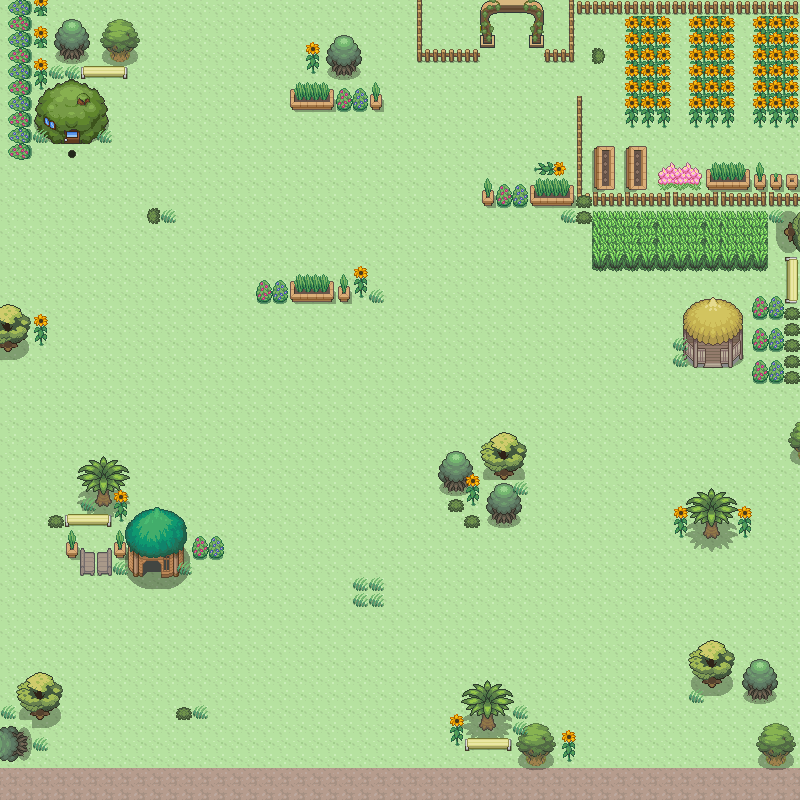

Tiled map render using the project's own tile images. Description and the map definition, with tile-layer contents summarised, below:
An orthogonal 50x50 tile map with 16x16 px tiles, 5 tile layers (tile, obstacles_3, obstacles_2, obstacles_1, ...).

<map version="1.0" orientation="orthogonal" width="50" height="50" tilewidth="16" tileheight="16">
 <tileset firstgid="1" name="tileset2" tilewidth="16" tileheight="16">
  <image source="tileset/tileset2.png" trans="ff00ff" width="2048" height="2048" />
  <tile id="204">
   <properties>
    <property name="collision" value="" />
   </properties>
  </tile>
  <tile id="205">
   <properties>
    <property name="collision" value="" />
   </properties>
  </tile>
  <tile id="206">
   <properties>
    <property name="collision" value="" />
   </properties>
  </tile>
  <tile id="333">
   <properties>
    <property name="collision" value="" />
   </properties>
  </tile>
  <tile id="1299">
   <properties>
    <property name="collision" value="" />
   </properties>
  </tile>
  <tile id="1300">
   <properties>
    <property name="collision" value="" />
   </properties>
  </tile>
  <tile id="1301">
   <properties>
    <property name="collision" value="" />
   </properties>
  </tile>
  <tile id="1315">
   <properties>
    <property name="collision" value="" />
   </properties>
  </tile>
  <tile id="1316">
   <properties>
    <property name="collision" value="" />
   </properties>
  </tile>
  <tile id="1317">
   <properties>
    <property name="collision" value="" />
   </properties>
  </tile>
  <tile id="1325">
   <properties>
    <property name="collision" value="" />
   </properties>
  </tile>
  <tile id="1326">
   <properties>
    <property name="collision" value="" />
   </properties>
  </tile>
  <tile id="1327">
   <properties>
    <property name="collision" value="" />
   </properties>
  </tile>
  <tile id="1427">
   <properties>
    <property name="collision" value="" />
   </properties>
  </tile>
  <tile id="1428">
   <properties>
    <property name="collision" value="" />
   </properties>
  </tile>
  <tile id="1429">
   <properties>
    <property name="collision" value="" />
   </properties>
  </tile>
  <tile id="1444">
   <properties>
    <property name="collision" value="" />
   </properties>
  </tile>
  <tile id="1455">
   <properties>
    <property name="collision" value="" />
   </properties>
  </tile>
  <tile id="1582">
   <properties>
    <property name="collision" value="" />
   </properties>
  </tile>
  <tile id="2576">
   <properties>
    <property name="collision" value="" />
   </properties>
  </tile>
  <tile id="2577">
   <properties>
    <property name="collision" value="" />
   </properties>
  </tile>
  <tile id="2578">
   <properties>
    <property name="collision" value="" />
   </properties>
  </tile>
  <tile id="2704">
   <properties>
    <property name="collision" value="" />
   </properties>
  </tile>
  <tile id="2706">
   <properties>
    <property name="collision" value="" />
   </properties>
  </tile>
  <tile id="2832">
   <properties>
    <property name="collision" value="" />
   </properties>
  </tile>
  <tile id="2834">
   <properties>
    <property name="collision" value="" />
   </properties>
  </tile>
  <tile id="2960">
   <properties>
    <property name="collision" value="" />
   </properties>
  </tile>
  <tile id="2961">
   <properties>
    <property name="collision" value="" />
   </properties>
  </tile>
  <tile id="2962">
   <properties>
    <property name="collision" value="" />
   </properties>
  </tile>
  <tile id="5842">
   <properties>
    <property name="collision" value="" />
   </properties>
  </tile>
  <tile id="5843">
   <properties>
    <property name="collision" value="" />
   </properties>
  </tile>
  <tile id="5973">
   <properties>
    <property name="collision" value="" />
   </properties>
  </tile>
  <tile id="6098">
   <properties>
    <property name="collision" value="" />
   </properties>
  </tile>
  <tile id="6099">
   <properties>
    <property name="collision" value="" />
   </properties>
  </tile>
  <tile id="6100">
   <properties>
    <property name="collision" value="" />
   </properties>
  </tile>
  <tile id="6101">
   <properties>
    <property name="collision" value="" />
   </properties>
  </tile>
  <tile id="6414">
   <properties>
    <property name="collision" value="" />
   </properties>
  </tile>
  <tile id="6491">
   <properties>
    <property name="collision" value="" />
   </properties>
  </tile>
  <tile id="6873">
   <properties>
    <property name="collision" value="" />
   </properties>
  </tile>
  <tile id="6874">
   <properties>
    <property name="collision" value="" />
   </properties>
  </tile>
  <tile id="6875">
   <properties>
    <property name="collision" value="" />
   </properties>
  </tile>
  <tile id="8129">
   <properties>
    <property name="collision" value="" />
   </properties>
  </tile>
  <tile id="8130">
   <properties>
    <property name="cpoint" value="map4_2" />
   </properties>
  </tile>
  <tile id="8131">
   <properties>
    <property name="cpoint" value="map4_2" />
   </properties>
  </tile>
  <tile id="8257">
   <properties>
    <property name="collision" value="" />
   </properties>
  </tile>
  <tile id="8258">
   <properties>
    <property name="" value="" />
   </properties>
  </tile>
  <tile id="8259">
   <properties>
    <property name="" value="" />
   </properties>
  </tile>
  <tile id="8385">
   <properties>
    <property name="collision" value="" />
   </properties>
  </tile>
  <tile id="8397">
   <properties>
    <property name="collision" value="" />
   </properties>
  </tile>
  <tile id="8398">
   <properties>
    <property name="collision" value="" />
   </properties>
  </tile>
  <tile id="8406">
   <properties>
    <property name="collision" value="" />
   </properties>
  </tile>
  <tile id="8407">
   <properties>
    <property name="collision" value="" />
   </properties>
  </tile>
  <tile id="8522">
   <properties>
    <property name="collision" value="" />
   </properties>
  </tile>
  <tile id="8534">
   <properties>
    <property name="collision" value="" />
   </properties>
  </tile>
  <tile id="8535">
   <properties>
    <property name="collision" value="" />
   </properties>
  </tile>
  <tile id="8650">
   <properties>
    <property name="collision" value="" />
   </properties>
  </tile>
  <tile id="8651">
   <properties>
    <property name="collision" value="" />
   </properties>
  </tile>
  <tile id="8652">
   <properties>
    <property name="collision" value="" />
   </properties>
  </tile>
  <tile id="8661">
   <properties>
    <property name="collision" value="" />
   </properties>
  </tile>
  <tile id="8662">
   <properties>
    <property name="collision" value="" />
   </properties>
  </tile>
  <tile id="8663">
   <properties>
    <property name="collision" value="" />
   </properties>
  </tile>
  <tile id="8667">
   <properties>
    <property name="collision" value="" />
   </properties>
  </tile>
  <tile id="8668">
   <properties>
    <property name="collision" value="" />
   </properties>
  </tile>
  <tile id="8784">
   <properties>
    <property name="collision" value="" />
   </properties>
  </tile>
  <tile id="8785">
   <properties>
    <property name="collision" value="" />
   </properties>
  </tile>
  <tile id="8786">
   <properties>
    <property name="collision" value="" />
   </properties>
  </tile>
  <tile id="8789">
   <properties>
    <property name="collision" value="" />
   </properties>
  </tile>
  <tile id="8792">
   <properties>
    <property name="collision" value="" />
   </properties>
  </tile>
  <tile id="8794">
   <properties>
    <property name="collision" value="" />
   </properties>
  </tile>
  <tile id="8797">
   <properties>
    <property name="collision" value="" />
   </properties>
  </tile>
  <tile id="8911">
   <properties>
    <property name="collision" value="" />
   </properties>
  </tile>
  <tile id="8915">
   <properties>
    <property name="collision" value="" />
   </properties>
  </tile>
  <tile id="8916">
   <properties>
    <property name="collision" value="" />
   </properties>
  </tile>
  <tile id="8920">
   <properties>
    <property name="collision" value="" />
   </properties>
  </tile>
  <tile id="8922">
   <properties>
    <property name="collision" value="" />
   </properties>
  </tile>
  <tile id="8925">
   <properties>
    <property name="collision" value="" />
   </properties>
  </tile>
  <tile id="9039">
   <properties>
    <property name="collision" value="" />
   </properties>
  </tile>
  <tile id="9043">
   <properties>
    <property name="collision" value="" />
   </properties>
  </tile>
  <tile id="9044">
   <properties>
    <property name="collision" value="" />
   </properties>
  </tile>
  <tile id="9048">
   <properties>
    <property name="collision" value="" />
   </properties>
  </tile>
  <tile id="9050">
   <properties>
    <property name="collision" value="" />
   </properties>
  </tile>
  <tile id="9053">
   <properties>
    <property name="collision" value="" />
   </properties>
  </tile>
  <tile id="9168">
   <properties>
    <property name="collision" value="" />
   </properties>
  </tile>
  <tile id="9169">
   <properties>
    <property name="collision" value="" />
   </properties>
  </tile>
  <tile id="9170">
   <properties>
    <property name="collision" value="" />
   </properties>
  </tile>
  <tile id="9172">
   <properties>
    <property name="collision" value="" />
   </properties>
  </tile>
  <tile id="9173">
   <properties>
    <property name="collision" value="" />
   </properties>
  </tile>
  <tile id="9174">
   <properties>
    <property name="collision" value="" />
   </properties>
  </tile>
  <tile id="9175">
   <properties>
    <property name="collision" value="" />
   </properties>
  </tile>
  <tile id="9176">
   <properties>
    <property name="collision" value="" />
   </properties>
  </tile>
  <tile id="9178">
   <properties>
    <property name="collision" value="" />
   </properties>
  </tile>
  <tile id="9179">
   <properties>
    <property name="collision" value="" />
   </properties>
  </tile>
  <tile id="9180">
   <properties>
    <property name="collision" value="" />
   </properties>
  </tile>
  <tile id="9181">
   <properties>
    <property name="collision" value="" />
   </properties>
  </tile>
 </tileset>
 <layer name="tile" width="50" height="50">
  <data>[2500 cells, 2500 non-empty, 1 distinct tile ids]</data>
 </layer>
 <layer name="obstacles_3" width="50" height="50">
  <data>[2500 cells, 186 non-empty, 87 distinct tile ids]</data>
 </layer>
 <layer name="obstacles_2" width="50" height="50">
  <data>[2500 cells, 439 non-empty, 111 distinct tile ids]</data>
 </layer>
 <layer name="obstacles_1" width="50" height="50">
  <data>[2500 cells, 129 non-empty, 20 distinct tile ids]</data>
 </layer>
 <layer name="npc" width="50" height="50">
  <data>[2500 cells, 1 non-empty, 1 distinct tile ids]</data>
 </layer>
</map>
